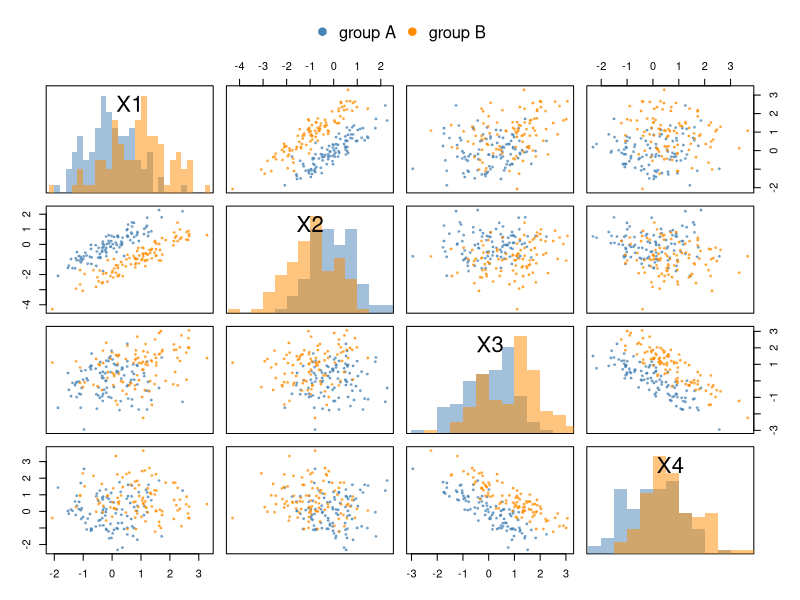

The R source for this figure:
# Scatter plot matrix of a simulated four-variable data set with two groups (histograms on the diagonal).
library(MASS)

set.seed(0)
C <- matrix(c(1.0, 0.9, 0.2, 0.0,
              0.9, 1.0, 0.2, 0.0,
              0.2, 0.2, 1.0, -0.85,
              0.0, 0.0, -0.85, 1.0), 4, 4, byrow = TRUE)
A <- mvrnorm(100, mu = c(0, 0, 0, 0), Sigma = C)
B <- mvrnorm(100, mu = c(0.9, -0.9, 0.8, 0.8), Sigma = C)
X <- rbind(A, B)
colnames(X) <- paste0("X", 1:4)
group <- factor(rep(c("group A", "group B"), each = 100))
pal <- c("steelblue", "darkorange")

# Overlaid group histograms for the diagonal panels.
panel_hist <- function(x, ...) {
  usr <- par("usr")
  on.exit(par(usr = usr))
  breaks <- pretty(range(x), 20)
  ha <- hist(x[group == "group A"], breaks = breaks, plot = FALSE)
  hb <- hist(x[group == "group B"], breaks = breaks, plot = FALSE)
  par(usr = c(usr[1:2], 0, 1.1 * max(ha$counts, hb$counts)))
  nb <- length(breaks)
  rect(breaks[-nb], 0, breaks[-1], ha$counts, col = adjustcolor(pal[1], 0.5), border = NA)
  rect(breaks[-nb], 0, breaks[-1], hb$counts, col = adjustcolor(pal[2], 0.5), border = NA)
}

pairs(X, col = adjustcolor(pal[group], 0.6), pch = 19, cex = 0.4,
      diag.panel = panel_hist, oma = c(3, 3, 6, 3))
par(xpd = NA)
legend(grconvertX(0.5, "ndc", "user"), grconvertY(0.99, "ndc", "user"),
       xjust = 0.5, yjust = 1, horiz = TRUE, bty = "n",
       legend = levels(group), col = pal, pch = 19)
